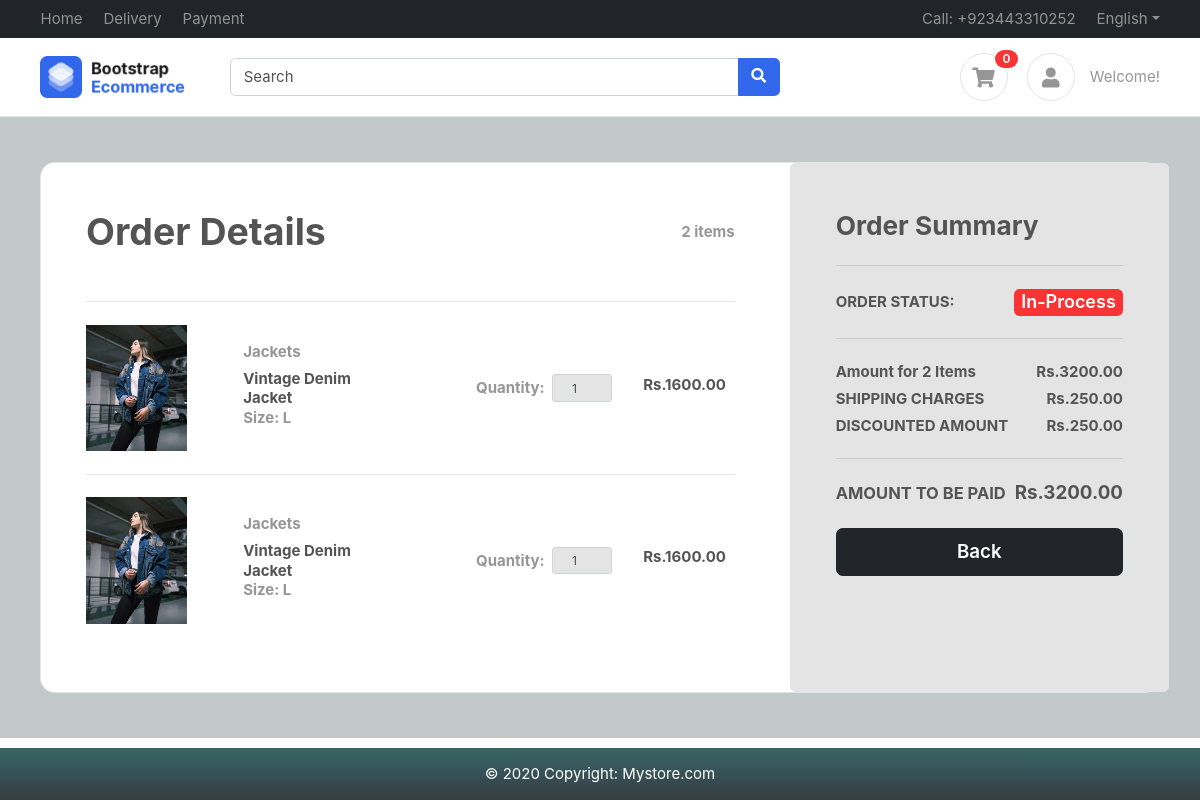
Screenshot of /orders/order-details/orders/6a48a10f1d2043c7a64d251199f39810/ (signed in) with the database file from the repository.
### accounts/models.py (models this page shows, shortened)
class Add_To_Cart(BaseModel):
     product=models.ForeignKey(product, on_delete=models.CASCADE)
     shopping_cart = models.ForeignKey(ShoppingCart, on_delete=models.CASCADE,related_name="addtocart")
     selected_size=models.CharField(max_length=30)
     item_price=models.FloatField()
     item_color=models.CharField(max_length=30 ,blank=True,null=True)
     quantity=models.IntegerField()
     def total_price(self):
         return self.item_price * self.quantity

### myapp/models.py (models this page shows, shortened)
class product(BaseModel):
    product_name = models.CharField(max_length=100)
    category = models.ForeignKey(category,on_delete=models.CASCADE,related_name='products')
    price = models.IntegerField()
    slug = models.SlugField(unique=True,null=True,blank=True)
    product_description = models.TextField()
    color_variant=models.ManyToManyField(ColorVariant,blank=True)
    size_variant=models.ManyToManyField(SizeVariant,blank=True)

class ProductImage(BaseModel):
    product = models.ForeignKey(product,on_delete=models.CASCADE,related_name='product_images')
    image = models.ImageField(upload_to='product')

class category(BaseModel):
    category_name=models.CharField(max_length=100)
    slug=models.SlugField(unique=True,null=True,blank=True)
    category_image=models.ImageField(upload_to='categories')
    def __str__(self):
        return self.category_name

### orders/models.py (models this page shows, shortened)
class OrderPlaced(BaseModel):
    order=models.OneToOneField(ShoppingCart,on_delete=models.CASCADE)
    customer = models.ForeignKey(User, on_delete=models.CASCADE)
    order_number = models.CharField(max_length=100, unique=True)
    total_amount=models.FloatField()
    Is_order_delivered=models.BooleanField(default=False)
    def calculateDiscount(self,car):
        print("Total:",car.get_cart_total())
        if car.coupon:
          return self.total_amount-(car.get_cart_total()+250)+car.coupon.discount_price
        else:
          return self.total_amount - (car.get_cart_total() + 250)

### orders/views.py (the view)
# urls.py: path('order-details/orders/<str:cart_id>/',ViewOrderdetails,name='view_order_details'),
def ViewOrderdetails(request,cart_id):
    CartCountItems = []
    try:
        CartObjectUnpaid = ShoppingCart.objects.get(user=request.user, is_paid=False)
        CartCountItems = Add_To_Cart.objects.filter(shopping_cart=CartObjectUnpaid)
        CountItems = CartCountItems.count()
    except ShoppingCart.DoesNotExist:
        CartObjectUnpaid = None
        CartCountItems = []
        CountItems = 0
    cart=ShoppingCart.objects.get(uid=cart_id,user=request.user)
    orderhistory=OrderPlaced.objects.get(order=cart)
    print(orderhistory.Is_order_delivered)
    cartitems=Add_To_Cart.objects.filter(shopping_cart=cart)
    count=cartitems.count()
    discount=orderhistory.calculateDiscount(cart)
    cart_Total_price=cart.get_cart_total()+discount
    context = {'discount':discount,
               'count':CountItems,
               'Count':count,
               'Cart':cart,
               'cart':cartitems,
               'cart_total':cart_Total_price,
               'order_history':orderhistory,
               }
    return render(request,"order/viewOrderDetails.html",context=context)

### accounts/models.py (called while the page is built)
    def get_cart_total(self):
       cart_items = self.addtocart.all()
       price = []
       for cart_item in cart_items:
         price.append(cart_item.item_price*cart_item.quantity)
       if self.coupon:
           if self.coupon.minimum_amount< sum(price):
               return sum(price)-self.coupon.discount_price
       return sum(price)

### template/order/viewOrderDetails.html (shortened to what this page needs)
{% extends "base/base.html" %}
{% block cartcount %} {{ count }} {% endblock %}
{% block start %}
<section class="h-100 h-custom" style="background: rgb(195,201,200); background: linear-gradient(236deg, rgba(195,201,200,1) 0%);">
  <div class="container py-5 h-100">
    <div class="row d-flex justify-content-center align-items-center h-100">
      <div class="col-12">
        <div class="card card-registration card-registration-2" style="border-radius: 15px;">
          <div class="card-body p-0">
            <div class="row g-0">
              <div class="col-lg-8">
                <div class="p-5">
                  <div class="d-flex justify-content-between align-items-center mb-5">
                    <h1 class="fw-bold mb-0 text-black">Order Details</h1>
                    <h6 class="mb-0 text-muted">{{ Count }} items</h6>
                  </div>
                  {% for item in cart %}
                  <hr class="my-4">
                   <div class="row mb-4 d-flex justify-content-between align-items-center">
                    <div class="col-md-2 col-lg-2 col-xl-2 pr-0 mr-0" >
                      <img src="{% if item.product.product_images.all %}{{ item.product.product_images.first.image.url }}{% endif %}" class="img-fluid rounded-3" alt="{{ item.product.product_name }}">
                    </div>
                    <div class="col-md-3 col-lg-3 col-xl-3 pl-0 ml-0">
                      <h6 class="text-muted">{{ item.product.category }}</h6>
                      <h6 class="text-black mb-0">{{ item.product.product_name }}</h6>
                      <h6 class="text-muted">Size: {{ item.selected_size }}</h6>
                    </div>
                    <div class="col-md-3 col-lg-3 col-xl-2 d-flex align-items-center" >
                      <h6 class="text-muted mb-0 mr-2">Quantity:</h6>
                      <input readonly min="1" name="quantity" value="{{ item.quantity }}" type="number" class="form-control form-control-sm text-center" style="width: 60px;"/>
                    </div>
                    <div class="col-md-4 col-lg-2 col-xl-2" >
                      <h6 class="mr-0">Rs.{{ item.total_price }}0</h6>
                    </div>
                  </div>
                  {% endfor %}
                </div>
              </div>
              <div class="col-lg-4 p-4 bg-light border rounded">
                <div class="p-4">
                  <h3 class="fw-bold mb-4">Order Summary</h3>
                  <hr class="my-4">
                  <div class="d-flex justify-content-between align-items-center mb-3">
                    <h6 class="mb-0 text-uppercase">Order Status:</h6>
                    {% if order_history.Is_order_delivered %}
                    <h6 class="mb-0 text-success fw-bold">
                      <span class="badge badge-success" style="font-size: 1.2em;">Delivered</span>
                    </h6>
                    {% else %}
                    <h6 class="mb-0 text-danger fw-bold">
                      <span class="badge badge-danger" style="font-size: 1.2em;">In-Process</span>
                    </h6>
                    {% endif %}
                  </div>
                  <hr class="my-4">
                  <div class="d-flex justify-content-between align-items-center mb-2">
                    <h6 class="mb-0">Amount for {{ Count }} Items</h6>
                    <h6 class="mb-0">Rs.{{ cart_total }}0</h6>
                  </div>
                  <div class="d-flex justify-content-between align-items-center mb-2">
                    <h6 class="mb-0 text-uppercase">Shipping Charges</h6>
                    <h6 class="mb-0">Rs.250.00</h6>
                  </div>
                  <div class="d-flex justify-content-between align-items-center mb-2">
                    <h6 class="mb-0 text-uppercase">Discounted Amount</h6>
                    <h6 class="mb-0">Rs.{{ discount }}0</h6>
                  </div>
                  <hr class="my-4">
                  <div class="d-flex justify-content-between align-items-center mb-4">
                    {% if order_history.Is_order_delivered %}
                    <h5 class="mb-0 text-uppercase">Paid Amount</h5>
                    {% else %}
                    <h5 class="mb-0 text-uppercase " style="font-size: 1.1rem;">Amount to be Paid</h5>
                    {% endif %}
                    <h5 class="mb-0">Rs.{{ order_history.total_amount }}0</h5>
                  </div>
                  <a href="/orders/history/" class="btn btn-dark btn-block btn-lg">
                    Back
                  </a>
                </div>
              </div>
            </div>
          </div>
        </div>
      </div>
    </div>
  </div>
</section>
{% endblock %}

### public/static/css/ui.css (style rules this page uses)
html { font-family: 'Inter', sans-serif; font-size: 15px; }

### template/base/base.html (style rules this page uses)
body { margin-bottom: 60px; }

### rows the page displays
Add_To_Cart: product.product_images.first.image (picture), product.category "Jackets", product.product_name "Vintage Denim Jacket", selected_size "L", quantity "1", total_price "1600.0"
Add_To_Cart: product.product_images.first.image (picture), product.category "Jackets", product.product_name "Vintage Denim Jacket", selected_size "L", quantity "1", total_price "1600.0"
OrderPlaced: total_amount "3200.0"

### other values shown
{{ count }} "0"
{{ Count }} "2"
{{ cart_total }} "3200.0"
{{ discount }} "250.0"
